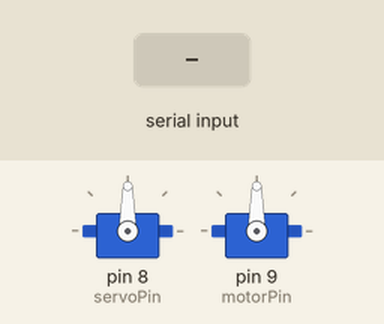
Recording of a sketch running on a simulated Arduino Uno, built with avr-gcc and run on an emulated ATmega328P. Shown: 2 × servo. The inputs (shaded band) are chosen by the test bench.

Above: at 1.2 s.
1.3 s: "90,45\n" received over Serial
At 2.0 s:
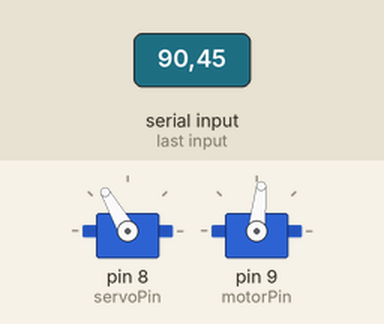
4.3 s: "30,150\n" received over Serial
At 5.5 s:
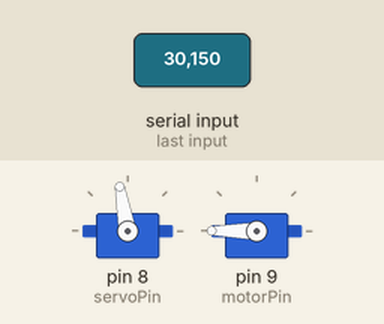
7.3 s: "90\n" received over Serial
At 9.5 s:
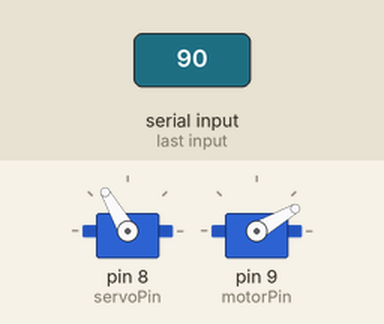
9.8 s: "200\n" received over Serial
At 11.5 s:
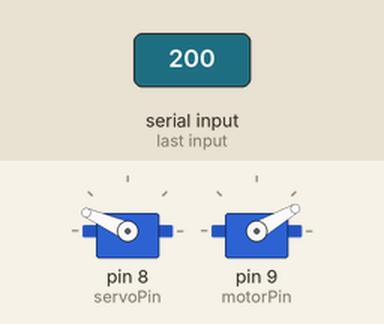
12.3 s: "1,90\n" received over Serial
At 12.7 s:
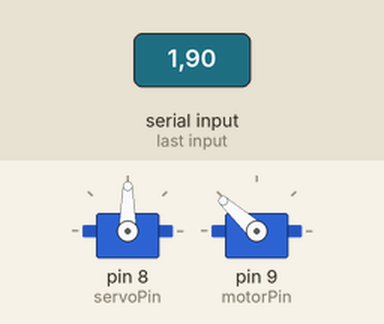
15.3 s: "1,90,45\n" received over Serial
At 17.0 s:
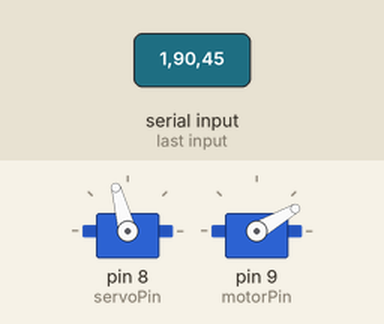
Timing chart, 0 to 18.5 s (numbered marks = the images above; inputs shaded):
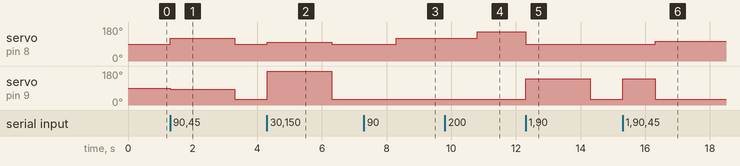

The sketch:

arduino_final.ino
```cpp
//libraries
#include <Servo.h>
#include "stdio.h"

//servo declarations
Servo dirControl;
Servo pwrControl;

//pin declarations
#define servoPin 8
#define motorPin 9

void setup() {
  Serial.begin(9600);
  dirControl.attach(servoPin);
  pwrControl.attach(motorPin);
}

void loop() {

  if(Serial.available() > 0) {
    int angle = Serial.parseInt();
    int power = Serial.parseInt();
    dirControl.write(map(angle, -180, 180, 30, 150));
    pwrControl.write(map(power, 0, 100, 30, 150));
  }

}
```

Measured:
- after the input at 1.3 s, servo on pin 8 (servoPin): 90° → 120° at once, → 90° 2.0 s later; servo on pin 9 (motorPin): 90° → 84° at once, → 30° 2.0 s later
- after the input at 4.3 s, servo on pin 8 (servoPin): 90° → 100° at once, → 90° 2.0 s later; servo on pin 9 (motorPin): 30° → 180° at once, → 30° 2.0 s later
- after the input at 7.3 s, servo on pin 8 (servoPin): 90° → 120° after 1.0 s
- after the input at 9.8 s, servo on pin 8 (servoPin): 120° → 156° after 1.0 s
- after the input at 12.3 s, servo on pin 8 (servoPin): 156° → 90° at once; servo on pin 9 (motorPin): 30° → 138° at once, → 30° 2.0 s later
- after the input at 15.3 s, servo on pin 8 (servoPin): 90° → 105° after 1.0 s; servo on pin 9 (motorPin): 30° → 138° at once, → 30° 1.0 s later
